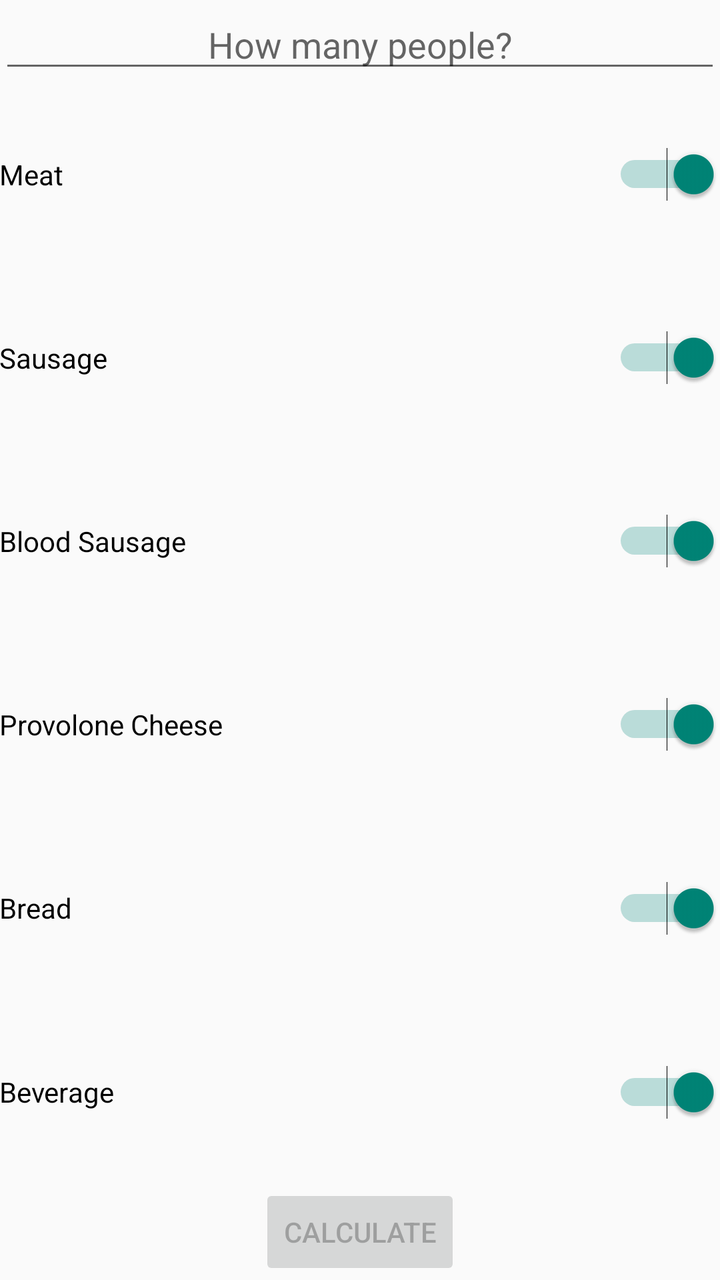
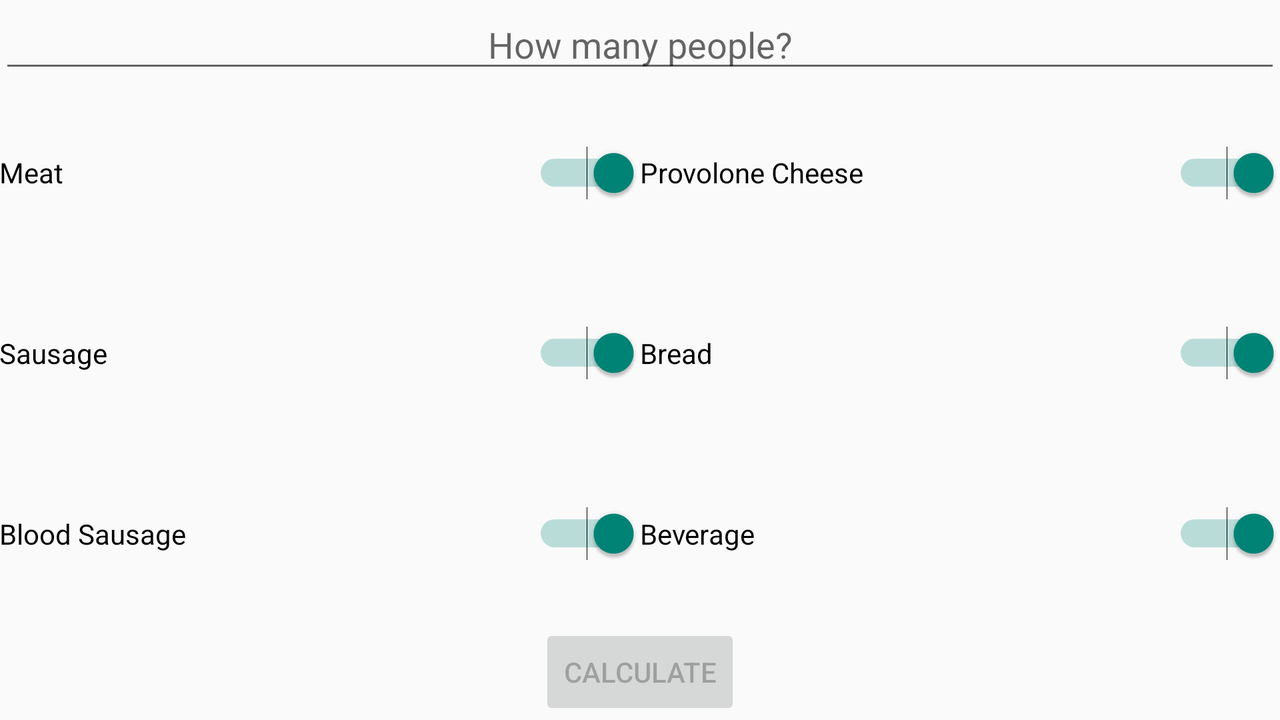

One screen, two layout resources from the same app: the default and the repository's alternative for another configuration. Each is rendered where Android would select it; the XML of both is given below.
<!-- AndroidManifest.xml: application theme AppThemeBlack -->
<!-- res/layout/fragment_options.xml -->
<LinearLayout xmlns:android="http://schemas.android.com/apk/res/android"
    xmlns:tools="http://schemas.android.com/tools"
    android:layout_width="match_parent"
    android:layout_height="match_parent"
    android:paddingLeft="@dimen/activity_horizontal_margin"
    android:paddingRight="@dimen/activity_horizontal_margin"
    android:paddingTop="@dimen/activity_vertical_margin"
    android:paddingBottom="@dimen/activity_vertical_margin"
    tools:context=".MainActivity$PlaceholderFragment"
    android:orientation="vertical">

    <EditText
        android:id="@+id/edit_text_how_many"
        android:layout_width="fill_parent"
        android:layout_height="wrap_content"
        android:inputType="number"
        android:ems="10"
        android:hint="@string/how_many"
        android:gravity="center_horizontal" />

    <LinearLayout
        android:orientation="vertical"
        android:layout_width="fill_parent"
        android:layout_height="0dp"
        android:layout_weight="1">

        <Switch
            android:id="@+id/switch_meat"
            android:layout_width="match_parent"
            android:layout_height="0dp"
            android:checked="true"
            android:text="@string/meat"
            android:layout_weight="1" />

        <Switch
            android:id="@+id/switch_sausage"
            android:layout_width="match_parent"
            android:layout_height="0dp"
            android:checked="true"
            android:text="@string/sausage"
            android:layout_weight="1" />

        <Switch
            android:id="@+id/switch_blood_sausage"
            android:layout_width="match_parent"
            android:layout_height="0dp"
            android:checked="true"
            android:text="@string/blood_sausage"
            android:layout_weight="1" />

        <Switch
            android:id="@+id/switch_provolone_cheese"
            android:layout_width="match_parent"
            android:layout_height="0dp"
            android:checked="true"
            android:text="@string/provolone_cheese"
            android:layout_weight="1" />

        <Switch
            android:id="@+id/switch_bread"
            android:layout_width="match_parent"
            android:layout_height="0dp"
            android:checked="true"
            android:text="@string/bread"
            android:layout_weight="1" />

        <Switch
            android:id="@+id/switch_beverage"
            android:layout_width="match_parent"
            android:layout_height="0dp"
            android:checked="true"
            android:text="@string/beverage"
            android:layout_weight="1" />

    </LinearLayout>

    <Button
        android:layout_width="wrap_content"
        android:layout_height="wrap_content"
        android:text="@string/button_calculate"
        android:id="@+id/button_calculate"
        android:layout_gravity="center_horizontal"
        android:enabled="false" />

</LinearLayout>
<!-- resources referenced by this layout -->
<resources>
  <string name="beverage">Beverage</string>
  <string name="blood_sausage">Blood Sausage</string>
  <string name="bread">Bread</string>
  <string name="button_calculate">Calculate</string>
  <string name="how_many">How many people?</string>
  <string name="meat">Meat</string>
  <string name="provolone_cheese">Provolone Cheese</string>
  <string name="sausage">Sausage</string>
  <style name="AppThemeBlack" parent="Theme.AppCompat.Light.DarkActionBar">
          
      </style>
</resources>
<!-- res/layout-land/fragment_options.xml (the repository's variant of the layout above) -->
<!-- drawn on the phone turned sideways -->
<LinearLayout xmlns:android="http://schemas.android.com/apk/res/android"
    xmlns:tools="http://schemas.android.com/tools"
    android:layout_width="match_parent"
    android:layout_height="match_parent"
    android:paddingLeft="@dimen/activity_horizontal_margin"
    android:paddingRight="@dimen/activity_horizontal_margin"
    android:paddingTop="@dimen/activity_vertical_margin"
    android:paddingBottom="@dimen/activity_vertical_margin"
    tools:context=".MainActivity$PlaceholderFragment"
    android:orientation="vertical">

    <EditText
        android:id="@+id/edit_text_how_many"
        android:layout_width="fill_parent"
        android:layout_height="wrap_content"
        android:inputType="number"
        android:ems="10"
        android:hint="@string/how_many"
        android:gravity="center_horizontal" />

    <LinearLayout
        android:orientation="horizontal"
        android:layout_width="fill_parent"
        android:layout_height="0dp"
        android:layout_weight="1"
        android:baselineAligned="false">

        <LinearLayout
            android:orientation="vertical"
            android:layout_width="fill_parent"
            android:layout_height="match_parent"
            android:paddingRight="@dimen/activity_horizontal_margin"
            android:layout_weight="1">

            <Switch
                android:id="@+id/switch_meat"
                android:layout_width="match_parent"
                android:layout_height="0dp"
                android:checked="true"
                android:text="@string/meat"
                android:layout_weight="1" />

            <Switch
                android:id="@+id/switch_sausage"
                android:layout_width="match_parent"
                android:layout_height="0dp"
                android:checked="true"
                android:text="@string/sausage"
                android:layout_weight="1" />

            <Switch
                android:id="@+id/switch_blood_sausage"
                android:layout_width="match_parent"
                android:layout_height="0dp"
                android:checked="true"
                android:text="@string/blood_sausage"
                android:layout_weight="1" />

        </LinearLayout>

        <LinearLayout
            android:orientation="vertical"
            android:layout_width="fill_parent"
            android:layout_height="match_parent"
            android:layout_weight="1" >

            <Switch
                android:id="@+id/switch_provolone_cheese"
                android:layout_width="match_parent"
                android:layout_height="0dp"
                android:checked="true"
                android:text="@string/provolone_cheese"
                android:layout_weight="1" />

            <Switch
                android:id="@+id/switch_bread"
                android:layout_width="match_parent"
                android:layout_height="0dp"
                android:checked="true"
                android:text="@string/bread"
                android:layout_weight="1" />

            <Switch
                android:id="@+id/switch_beverage"
                android:layout_width="match_parent"
                android:layout_height="0dp"
                android:checked="true"
                android:text="@string/beverage"
                android:layout_weight="1" />
        </LinearLayout>
    </LinearLayout>

    <Button
        android:layout_width="wrap_content"
        android:layout_height="wrap_content"
        android:text="@string/button_calculate"
        android:id="@+id/button_calculate"
        android:layout_gravity="center_horizontal"
        android:enabled="false" />

</LinearLayout>
